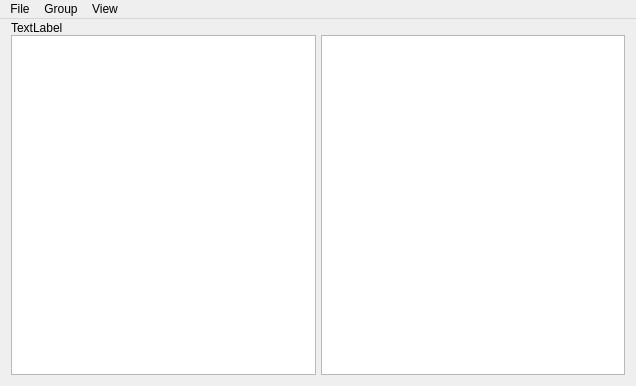
<?xml version="1.0" encoding="UTF-8"?>
<ui version="4.0">
 <class>MainWindow</class>
 <widget class="QMainWindow" name="MainWindow">
  <property name="geometry">
   <rect>
    <x>0</x>
    <y>0</y>
    <width>636</width>
    <height>386</height>
   </rect>
  </property>
  <property name="minimumSize">
   <size>
    <width>558</width>
    <height>314</height>
   </size>
  </property>
  <property name="windowTitle">
   <string>File System Explorer</string>
  </property>
  <widget class="QWidget" name="centralWidget">
   <layout class="QVBoxLayout" name="verticalLayout_3">
    <property name="topMargin">
     <number>2</number>
    </property>
    <item>
     <layout class="QVBoxLayout" name="verticalLayout_2">
      <property name="spacing">
       <number>0</number>
      </property>
      <item>
       <widget class="QLabel" name="label">
        <property name="sizePolicy">
         <sizepolicy hsizetype="Preferred" vsizetype="Fixed">
          <horstretch>0</horstretch>
          <verstretch>0</verstretch>
         </sizepolicy>
        </property>
        <property name="text">
         <string>TextLabel</string>
        </property>
        <property name="margin">
         <number>3</number>
        </property>
        <property name="indent">
         <number>-1</number>
        </property>
       </widget>
      </item>
      <item>
       <layout class="QHBoxLayout" name="horizontalLayout_4">
        <item>
         <layout class="QHBoxLayout" name="horizontalLayout_5">
          <property name="spacing">
           <number>5</number>
          </property>
          <property name="sizeConstraint">
           <enum>QLayout::SetDefaultConstraint</enum>
          </property>
          <item>
           <widget class="QTreeView" name="leftView"/>
          </item>
          <item>
           <widget class="QListView" name="rightView"/>
          </item>
         </layout>
        </item>
       </layout>
      </item>
     </layout>
    </item>
   </layout>
  </widget>
  <widget class="QMenuBar" name="menuBar">
   <property name="geometry">
    <rect>
     <x>0</x>
     <y>0</y>
     <width>636</width>
     <height>25</height>
    </rect>
   </property>
   <widget class="QMenu" name="menuFile">
    <property name="title">
     <string>File</string>
    </property>
   </widget>
   <widget class="QMenu" name="menuGroup">
    <property name="title">
     <string>Group</string>
    </property>
   </widget>
   <widget class="QMenu" name="menuView">
    <property name="title">
     <string>View</string>
    </property>
   </widget>
   <addaction name="menuFile"/>
   <addaction name="menuGroup"/>
   <addaction name="menuView"/>
  </widget>
 </widget>
 <layoutdefault spacing="6" margin="11"/>
 <resources/>
 <connections/>
</ui>
